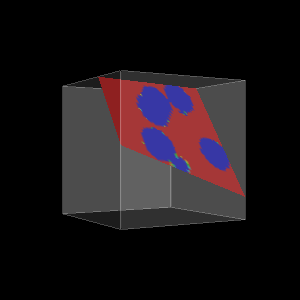

Recreate this plot in Python.
#!/usr/bin/env python

# Plane cut an oriented volume of random blob spheres using
# vtkFlyingEdgesPlaneCutter with a rotated direction matrix.

from math import cos, sin, pi

# Factory overrides
import vtkmodules.vtkInteractionStyle  # noqa: F401
import vtkmodules.vtkRenderingOpenGL2  # noqa: F401

from vtkmodules.vtkCommonCore import (
    vtkLookupTable,
    vtkMath,
)
from vtkmodules.vtkCommonDataModel import (
    vtkImageData,
    vtkPlane,
    vtkSphere,
)
from vtkmodules.vtkFiltersCore import vtkFlyingEdgesPlaneCutter
from vtkmodules.vtkFiltersModeling import vtkImageDataOutlineFilter
from vtkmodules.vtkImagingCore import vtkImageThreshold
from vtkmodules.vtkImagingHybrid import vtkSampleFunction
from vtkmodules.vtkImagingMath import vtkImageMathematics
from vtkmodules.vtkRenderingCore import (
    vtkActor,
    vtkPolyDataMapper,
    vtkRenderWindow,
    vtkRenderWindowInteractor,
    vtkRenderer,
)

vtk_math = vtkMath()

# Generate random colors for lookup table
lookup_table = vtkLookupTable()
num_colors = 256
lookup_table.SetNumberOfColors(num_colors)
lookup_table.SetTableRange(0, num_colors - 1)
lookup_table.SetScaleToLinear()
lookup_table.Build()
lookup_table.SetTableValue(0, 0, 0, 0, 1)
vtk_math.RandomSeed(5071)
for i in range(1, num_colors):
    lookup_table.SetTableValue(i, vtk_math.Random(0.2, 1),
                      vtk_math.Random(0.2, 1), vtk_math.Random(0.2, 1), 1)

# Build a composite blob image from random spheres
num_blobs = 20
radius = 10
blob_image = vtkImageData()

sphere_0 = vtkSphere()
sphere_0.SetRadius(radius)
sphere_0.SetCenter(6, -17, 38)
sampler_0 = vtkSampleFunction()
sampler_0.SetImplicitFunction(sphere_0)
sampler_0.SetOutputScalarTypeToFloat()
sampler_0.SetSampleDimensions(51, 51, 51)
sampler_0.SetModelBounds(-50, 50, -50, 50, -50, 50)
threshold_0 = vtkImageThreshold()
threshold_0.SetInputConnection(sampler_0.GetOutputPort())
threshold_0.ThresholdByLower(radius * radius)
threshold_0.ReplaceInOn()
threshold_0.ReplaceOutOn()
threshold_0.SetInValue(1)
threshold_0.SetOutValue(0)
threshold_0.Update()
blob_image.DeepCopy(threshold_0.GetOutput())
max_value_0 = vtkImageMathematics()
max_value_0.SetInputData(0, blob_image)
max_value_0.SetInputData(1, threshold_0.GetOutput())
max_value_0.SetOperationToMax()
max_value_0.Modified()
max_value_0.Update()
blob_image.DeepCopy(max_value_0.GetOutput())

sphere_1 = vtkSphere()
sphere_1.SetRadius(radius)
sphere_1.SetCenter(8, 30, 22)
sampler_1 = vtkSampleFunction()
sampler_1.SetImplicitFunction(sphere_1)
sampler_1.SetOutputScalarTypeToFloat()
sampler_1.SetSampleDimensions(51, 51, 51)
sampler_1.SetModelBounds(-50, 50, -50, 50, -50, 50)
threshold_1 = vtkImageThreshold()
threshold_1.SetInputConnection(sampler_1.GetOutputPort())
threshold_1.ThresholdByLower(radius * radius)
threshold_1.ReplaceInOn()
threshold_1.ReplaceOutOn()
threshold_1.SetInValue(2)
threshold_1.SetOutValue(0)
threshold_1.Update()
max_value_1 = vtkImageMathematics()
max_value_1.SetInputData(0, blob_image)
max_value_1.SetInputData(1, threshold_1.GetOutput())
max_value_1.SetOperationToMax()
max_value_1.Modified()
max_value_1.Update()
blob_image.DeepCopy(max_value_1.GetOutput())

sphere_2 = vtkSphere()
sphere_2.SetRadius(radius)
sphere_2.SetCenter(0, 33, -5)
sampler_2 = vtkSampleFunction()
sampler_2.SetImplicitFunction(sphere_2)
sampler_2.SetOutputScalarTypeToFloat()
sampler_2.SetSampleDimensions(51, 51, 51)
sampler_2.SetModelBounds(-50, 50, -50, 50, -50, 50)
threshold_2 = vtkImageThreshold()
threshold_2.SetInputConnection(sampler_2.GetOutputPort())
threshold_2.ThresholdByLower(radius * radius)
threshold_2.ReplaceInOn()
threshold_2.ReplaceOutOn()
threshold_2.SetInValue(3)
threshold_2.SetOutValue(0)
threshold_2.Update()
max_value_2 = vtkImageMathematics()
max_value_2.SetInputData(0, blob_image)
max_value_2.SetInputData(1, threshold_2.GetOutput())
max_value_2.SetOperationToMax()
max_value_2.Modified()
max_value_2.Update()
blob_image.DeepCopy(max_value_2.GetOutput())

sphere_3 = vtkSphere()
sphere_3.SetRadius(radius)
sphere_3.SetCenter(-30, -35, 16)
sampler_3 = vtkSampleFunction()
sampler_3.SetImplicitFunction(sphere_3)
sampler_3.SetOutputScalarTypeToFloat()
sampler_3.SetSampleDimensions(51, 51, 51)
sampler_3.SetModelBounds(-50, 50, -50, 50, -50, 50)
threshold_3 = vtkImageThreshold()
threshold_3.SetInputConnection(sampler_3.GetOutputPort())
threshold_3.ThresholdByLower(radius * radius)
threshold_3.ReplaceInOn()
threshold_3.ReplaceOutOn()
threshold_3.SetInValue(4)
threshold_3.SetOutValue(0)
threshold_3.Update()
max_value_3 = vtkImageMathematics()
max_value_3.SetInputData(0, blob_image)
max_value_3.SetInputData(1, threshold_3.GetOutput())
max_value_3.SetOperationToMax()
max_value_3.Modified()
max_value_3.Update()
blob_image.DeepCopy(max_value_3.GetOutput())

sphere_4 = vtkSphere()
sphere_4.SetRadius(radius)
sphere_4.SetCenter(2, -21, 17)
sampler_4 = vtkSampleFunction()
sampler_4.SetImplicitFunction(sphere_4)
sampler_4.SetOutputScalarTypeToFloat()
sampler_4.SetSampleDimensions(51, 51, 51)
sampler_4.SetModelBounds(-50, 50, -50, 50, -50, 50)
threshold_4 = vtkImageThreshold()
threshold_4.SetInputConnection(sampler_4.GetOutputPort())
threshold_4.ThresholdByLower(radius * radius)
threshold_4.ReplaceInOn()
threshold_4.ReplaceOutOn()
threshold_4.SetInValue(5)
threshold_4.SetOutValue(0)
threshold_4.Update()
max_value_4 = vtkImageMathematics()
max_value_4.SetInputData(0, blob_image)
max_value_4.SetInputData(1, threshold_4.GetOutput())
max_value_4.SetOperationToMax()
max_value_4.Modified()
max_value_4.Update()
blob_image.DeepCopy(max_value_4.GetOutput())

sphere_5 = vtkSphere()
sphere_5.SetRadius(radius)
sphere_5.SetCenter(28, 19, -34)
sampler_5 = vtkSampleFunction()
sampler_5.SetImplicitFunction(sphere_5)
sampler_5.SetOutputScalarTypeToFloat()
sampler_5.SetSampleDimensions(51, 51, 51)
sampler_5.SetModelBounds(-50, 50, -50, 50, -50, 50)
threshold_5 = vtkImageThreshold()
threshold_5.SetInputConnection(sampler_5.GetOutputPort())
threshold_5.ThresholdByLower(radius * radius)
threshold_5.ReplaceInOn()
threshold_5.ReplaceOutOn()
threshold_5.SetInValue(6)
threshold_5.SetOutValue(0)
threshold_5.Update()
max_value_5 = vtkImageMathematics()
max_value_5.SetInputData(0, blob_image)
max_value_5.SetInputData(1, threshold_5.GetOutput())
max_value_5.SetOperationToMax()
max_value_5.Modified()
max_value_5.Update()
blob_image.DeepCopy(max_value_5.GetOutput())

sphere_6 = vtkSphere()
sphere_6.SetRadius(radius)
sphere_6.SetCenter(-18, 22, 0)
sampler_6 = vtkSampleFunction()
sampler_6.SetImplicitFunction(sphere_6)
sampler_6.SetOutputScalarTypeToFloat()
sampler_6.SetSampleDimensions(51, 51, 51)
sampler_6.SetModelBounds(-50, 50, -50, 50, -50, 50)
threshold_6 = vtkImageThreshold()
threshold_6.SetInputConnection(sampler_6.GetOutputPort())
threshold_6.ThresholdByLower(radius * radius)
threshold_6.ReplaceInOn()
threshold_6.ReplaceOutOn()
threshold_6.SetInValue(7)
threshold_6.SetOutValue(0)
threshold_6.Update()
max_value_6 = vtkImageMathematics()
max_value_6.SetInputData(0, blob_image)
max_value_6.SetInputData(1, threshold_6.GetOutput())
max_value_6.SetOperationToMax()
max_value_6.Modified()
max_value_6.Update()
blob_image.DeepCopy(max_value_6.GetOutput())

sphere_7 = vtkSphere()
sphere_7.SetRadius(radius)
sphere_7.SetCenter(17, 2, 38)
sampler_7 = vtkSampleFunction()
sampler_7.SetImplicitFunction(sphere_7)
sampler_7.SetOutputScalarTypeToFloat()
sampler_7.SetSampleDimensions(51, 51, 51)
sampler_7.SetModelBounds(-50, 50, -50, 50, -50, 50)
threshold_7 = vtkImageThreshold()
threshold_7.SetInputConnection(sampler_7.GetOutputPort())
threshold_7.ThresholdByLower(radius * radius)
threshold_7.ReplaceInOn()
threshold_7.ReplaceOutOn()
threshold_7.SetInValue(8)
threshold_7.SetOutValue(0)
threshold_7.Update()
max_value_7 = vtkImageMathematics()
max_value_7.SetInputData(0, blob_image)
max_value_7.SetInputData(1, threshold_7.GetOutput())
max_value_7.SetOperationToMax()
max_value_7.Modified()
max_value_7.Update()
blob_image.DeepCopy(max_value_7.GetOutput())

sphere_8 = vtkSphere()
sphere_8.SetRadius(radius)
sphere_8.SetCenter(32, -38, 19)
sampler_8 = vtkSampleFunction()
sampler_8.SetImplicitFunction(sphere_8)
sampler_8.SetOutputScalarTypeToFloat()
sampler_8.SetSampleDimensions(51, 51, 51)
sampler_8.SetModelBounds(-50, 50, -50, 50, -50, 50)
threshold_8 = vtkImageThreshold()
threshold_8.SetInputConnection(sampler_8.GetOutputPort())
threshold_8.ThresholdByLower(radius * radius)
threshold_8.ReplaceInOn()
threshold_8.ReplaceOutOn()
threshold_8.SetInValue(9)
threshold_8.SetOutValue(0)
threshold_8.Update()
max_value_8 = vtkImageMathematics()
max_value_8.SetInputData(0, blob_image)
max_value_8.SetInputData(1, threshold_8.GetOutput())
max_value_8.SetOperationToMax()
max_value_8.Modified()
max_value_8.Update()
blob_image.DeepCopy(max_value_8.GetOutput())

sphere_9 = vtkSphere()
sphere_9.SetRadius(radius)
sphere_9.SetCenter(-33, 32, -31)
sampler_9 = vtkSampleFunction()
sampler_9.SetImplicitFunction(sphere_9)
sampler_9.SetOutputScalarTypeToFloat()
sampler_9.SetSampleDimensions(51, 51, 51)
sampler_9.SetModelBounds(-50, 50, -50, 50, -50, 50)
threshold_9 = vtkImageThreshold()
threshold_9.SetInputConnection(sampler_9.GetOutputPort())
threshold_9.ThresholdByLower(radius * radius)
threshold_9.ReplaceInOn()
threshold_9.ReplaceOutOn()
threshold_9.SetInValue(10)
threshold_9.SetOutValue(0)
threshold_9.Update()
max_value_9 = vtkImageMathematics()
max_value_9.SetInputData(0, blob_image)
max_value_9.SetInputData(1, threshold_9.GetOutput())
max_value_9.SetOperationToMax()
max_value_9.Modified()
max_value_9.Update()
blob_image.DeepCopy(max_value_9.GetOutput())

sphere_10 = vtkSphere()
sphere_10.SetRadius(radius)
sphere_10.SetCenter(28, -20, -10)
sampler_10 = vtkSampleFunction()
sampler_10.SetImplicitFunction(sphere_10)
sampler_10.SetOutputScalarTypeToFloat()
sampler_10.SetSampleDimensions(51, 51, 51)
sampler_10.SetModelBounds(-50, 50, -50, 50, -50, 50)
threshold_10 = vtkImageThreshold()
threshold_10.SetInputConnection(sampler_10.GetOutputPort())
threshold_10.ThresholdByLower(radius * radius)
threshold_10.ReplaceInOn()
threshold_10.ReplaceOutOn()
threshold_10.SetInValue(11)
threshold_10.SetOutValue(0)
threshold_10.Update()
max_value_10 = vtkImageMathematics()
max_value_10.SetInputData(0, blob_image)
max_value_10.SetInputData(1, threshold_10.GetOutput())
max_value_10.SetOperationToMax()
max_value_10.Modified()
max_value_10.Update()
blob_image.DeepCopy(max_value_10.GetOutput())

sphere_11 = vtkSphere()
sphere_11.SetRadius(radius)
sphere_11.SetCenter(-27, -17, 13)
sampler_11 = vtkSampleFunction()
sampler_11.SetImplicitFunction(sphere_11)
sampler_11.SetOutputScalarTypeToFloat()
sampler_11.SetSampleDimensions(51, 51, 51)
sampler_11.SetModelBounds(-50, 50, -50, 50, -50, 50)
threshold_11 = vtkImageThreshold()
threshold_11.SetInputConnection(sampler_11.GetOutputPort())
threshold_11.ThresholdByLower(radius * radius)
threshold_11.ReplaceInOn()
threshold_11.ReplaceOutOn()
threshold_11.SetInValue(12)
threshold_11.SetOutValue(0)
threshold_11.Update()
max_value_11 = vtkImageMathematics()
max_value_11.SetInputData(0, blob_image)
max_value_11.SetInputData(1, threshold_11.GetOutput())
max_value_11.SetOperationToMax()
max_value_11.Modified()
max_value_11.Update()
blob_image.DeepCopy(max_value_11.GetOutput())

sphere_12 = vtkSphere()
sphere_12.SetRadius(radius)
sphere_12.SetCenter(-23, 38, 0)
sampler_12 = vtkSampleFunction()
sampler_12.SetImplicitFunction(sphere_12)
sampler_12.SetOutputScalarTypeToFloat()
sampler_12.SetSampleDimensions(51, 51, 51)
sampler_12.SetModelBounds(-50, 50, -50, 50, -50, 50)
threshold_12 = vtkImageThreshold()
threshold_12.SetInputConnection(sampler_12.GetOutputPort())
threshold_12.ThresholdByLower(radius * radius)
threshold_12.ReplaceInOn()
threshold_12.ReplaceOutOn()
threshold_12.SetInValue(13)
threshold_12.SetOutValue(0)
threshold_12.Update()
max_value_12 = vtkImageMathematics()
max_value_12.SetInputData(0, blob_image)
max_value_12.SetInputData(1, threshold_12.GetOutput())
max_value_12.SetOperationToMax()
max_value_12.Modified()
max_value_12.Update()
blob_image.DeepCopy(max_value_12.GetOutput())

sphere_13 = vtkSphere()
sphere_13.SetRadius(radius)
sphere_13.SetCenter(-30, 13, -32)
sampler_13 = vtkSampleFunction()
sampler_13.SetImplicitFunction(sphere_13)
sampler_13.SetOutputScalarTypeToFloat()
sampler_13.SetSampleDimensions(51, 51, 51)
sampler_13.SetModelBounds(-50, 50, -50, 50, -50, 50)
threshold_13 = vtkImageThreshold()
threshold_13.SetInputConnection(sampler_13.GetOutputPort())
threshold_13.ThresholdByLower(radius * radius)
threshold_13.ReplaceInOn()
threshold_13.ReplaceOutOn()
threshold_13.SetInValue(14)
threshold_13.SetOutValue(0)
threshold_13.Update()
max_value_13 = vtkImageMathematics()
max_value_13.SetInputData(0, blob_image)
max_value_13.SetInputData(1, threshold_13.GetOutput())
max_value_13.SetOperationToMax()
max_value_13.Modified()
max_value_13.Update()
blob_image.DeepCopy(max_value_13.GetOutput())

sphere_14 = vtkSphere()
sphere_14.SetRadius(radius)
sphere_14.SetCenter(-38, -1, 33)
sampler_14 = vtkSampleFunction()
sampler_14.SetImplicitFunction(sphere_14)
sampler_14.SetOutputScalarTypeToFloat()
sampler_14.SetSampleDimensions(51, 51, 51)
sampler_14.SetModelBounds(-50, 50, -50, 50, -50, 50)
threshold_14 = vtkImageThreshold()
threshold_14.SetInputConnection(sampler_14.GetOutputPort())
threshold_14.ThresholdByLower(radius * radius)
threshold_14.ReplaceInOn()
threshold_14.ReplaceOutOn()
threshold_14.SetInValue(15)
threshold_14.SetOutValue(0)
threshold_14.Update()
max_value_14 = vtkImageMathematics()
max_value_14.SetInputData(0, blob_image)
max_value_14.SetInputData(1, threshold_14.GetOutput())
max_value_14.SetOperationToMax()
max_value_14.Modified()
max_value_14.Update()
blob_image.DeepCopy(max_value_14.GetOutput())

sphere_15 = vtkSphere()
sphere_15.SetRadius(radius)
sphere_15.SetCenter(-3, -5, -23)
sampler_15 = vtkSampleFunction()
sampler_15.SetImplicitFunction(sphere_15)
sampler_15.SetOutputScalarTypeToFloat()
sampler_15.SetSampleDimensions(51, 51, 51)
sampler_15.SetModelBounds(-50, 50, -50, 50, -50, 50)
threshold_15 = vtkImageThreshold()
threshold_15.SetInputConnection(sampler_15.GetOutputPort())
threshold_15.ThresholdByLower(radius * radius)
threshold_15.ReplaceInOn()
threshold_15.ReplaceOutOn()
threshold_15.SetInValue(16)
threshold_15.SetOutValue(0)
threshold_15.Update()
max_value_15 = vtkImageMathematics()
max_value_15.SetInputData(0, blob_image)
max_value_15.SetInputData(1, threshold_15.GetOutput())
max_value_15.SetOperationToMax()
max_value_15.Modified()
max_value_15.Update()
blob_image.DeepCopy(max_value_15.GetOutput())

sphere_16 = vtkSphere()
sphere_16.SetRadius(radius)
sphere_16.SetCenter(-8, 11, -21)
sampler_16 = vtkSampleFunction()
sampler_16.SetImplicitFunction(sphere_16)
sampler_16.SetOutputScalarTypeToFloat()
sampler_16.SetSampleDimensions(51, 51, 51)
sampler_16.SetModelBounds(-50, 50, -50, 50, -50, 50)
threshold_16 = vtkImageThreshold()
threshold_16.SetInputConnection(sampler_16.GetOutputPort())
threshold_16.ThresholdByLower(radius * radius)
threshold_16.ReplaceInOn()
threshold_16.ReplaceOutOn()
threshold_16.SetInValue(17)
threshold_16.SetOutValue(0)
threshold_16.Update()
max_value_16 = vtkImageMathematics()
max_value_16.SetInputData(0, blob_image)
max_value_16.SetInputData(1, threshold_16.GetOutput())
max_value_16.SetOperationToMax()
max_value_16.Modified()
max_value_16.Update()
blob_image.DeepCopy(max_value_16.GetOutput())

sphere_17 = vtkSphere()
sphere_17.SetRadius(radius)
sphere_17.SetCenter(1, 38, 17)
sampler_17 = vtkSampleFunction()
sampler_17.SetImplicitFunction(sphere_17)
sampler_17.SetOutputScalarTypeToFloat()
sampler_17.SetSampleDimensions(51, 51, 51)
sampler_17.SetModelBounds(-50, 50, -50, 50, -50, 50)
threshold_17 = vtkImageThreshold()
threshold_17.SetInputConnection(sampler_17.GetOutputPort())
threshold_17.ThresholdByLower(radius * radius)
threshold_17.ReplaceInOn()
threshold_17.ReplaceOutOn()
threshold_17.SetInValue(18)
threshold_17.SetOutValue(0)
threshold_17.Update()
max_value_17 = vtkImageMathematics()
max_value_17.SetInputData(0, blob_image)
max_value_17.SetInputData(1, threshold_17.GetOutput())
max_value_17.SetOperationToMax()
max_value_17.Modified()
max_value_17.Update()
blob_image.DeepCopy(max_value_17.GetOutput())

sphere_18 = vtkSphere()
sphere_18.SetRadius(radius)
sphere_18.SetCenter(-6, 11, 6)
sampler_18 = vtkSampleFunction()
sampler_18.SetImplicitFunction(sphere_18)
sampler_18.SetOutputScalarTypeToFloat()
sampler_18.SetSampleDimensions(51, 51, 51)
sampler_18.SetModelBounds(-50, 50, -50, 50, -50, 50)
threshold_18 = vtkImageThreshold()
threshold_18.SetInputConnection(sampler_18.GetOutputPort())
threshold_18.ThresholdByLower(radius * radius)
threshold_18.ReplaceInOn()
threshold_18.ReplaceOutOn()
threshold_18.SetInValue(19)
threshold_18.SetOutValue(0)
threshold_18.Update()
max_value_18 = vtkImageMathematics()
max_value_18.SetInputData(0, blob_image)
max_value_18.SetInputData(1, threshold_18.GetOutput())
max_value_18.SetOperationToMax()
max_value_18.Modified()
max_value_18.Update()
blob_image.DeepCopy(max_value_18.GetOutput())

sphere_19 = vtkSphere()
sphere_19.SetRadius(radius)
sphere_19.SetCenter(5, 39, -10)
sampler_19 = vtkSampleFunction()
sampler_19.SetImplicitFunction(sphere_19)
sampler_19.SetOutputScalarTypeToFloat()
sampler_19.SetSampleDimensions(51, 51, 51)
sampler_19.SetModelBounds(-50, 50, -50, 50, -50, 50)
threshold_19 = vtkImageThreshold()
threshold_19.SetInputConnection(sampler_19.GetOutputPort())
threshold_19.ThresholdByLower(radius * radius)
threshold_19.ReplaceInOn()
threshold_19.ReplaceOutOn()
threshold_19.SetInValue(20)
threshold_19.SetOutValue(0)
threshold_19.Update()
max_value_19 = vtkImageMathematics()
max_value_19.SetInputData(0, blob_image)
max_value_19.SetInputData(1, threshold_19.GetOutput())
max_value_19.SetOperationToMax()
max_value_19.Modified()
max_value_19.Update()
blob_image.DeepCopy(max_value_19.GetOutput())

# Apply orientation (rotation about Y axis)
angle = pi / 6
orientation = [
    -cos(angle), 0, sin(angle),
    0, 1, 0,
    sin(angle), 0, cos(angle),
]
blob_image.SetDirectionMatrix(orientation)

# Outline around the oriented image
outline = vtkImageDataOutlineFilter()
outline.SetInputData(blob_image)
outline.GenerateFacesOn()

outline_mapper = vtkPolyDataMapper()
outline_mapper.SetInputConnection(outline.GetOutputPort())

outline_actor = vtkActor()
outline_actor.SetMapper(outline_mapper)
outline_actor.GetProperty().SetOpacity(0.25)

# Cut the oriented volume with a plane
plane = vtkPlane()
plane.SetOrigin(1, 1, 1)
plane.SetNormal(1, 1, 1)

cutter = vtkFlyingEdgesPlaneCutter()
cutter.SetInputData(blob_image)
cutter.SetPlane(plane)

cutter_mapper = vtkPolyDataMapper()
cutter_mapper.SetInputConnection(cutter.GetOutputPort())

cutter_actor = vtkActor()
cutter_actor.SetMapper(cutter_mapper)

# Renderer
renderer = vtkRenderer()
renderer.AddActor(outline_actor)
renderer.AddActor(cutter_actor)

# Window
render_window = vtkRenderWindow()
render_window.AddRenderer(renderer)
render_window.SetSize(300, 300)
render_window.SetWindowName("oriented flying edges plane cutter")

# Scene
renderer.ResetCamera()

# Interactor
interactor = vtkRenderWindowInteractor()
interactor.SetRenderWindow(render_window)

interactor.Initialize()
interactor.Start()
